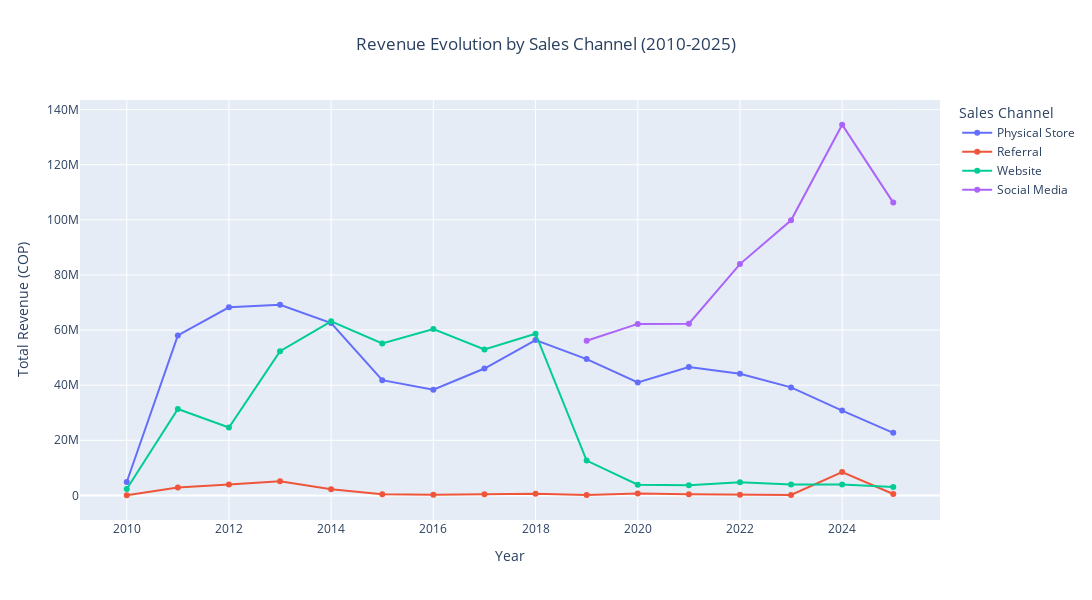

Notebook cell for this chart:
### Markdown cell above
### Channel Sales Interactive Line Chart
This interactive line chart tracks the evolution of revenue sources over the last 15 years.

### Code cell
# Analyzing sales by sales channel
sales_by_channel_year = df.groupby(['Year', 'Sales_Channel'])['Revenue'].sum().reset_index()

fig = px.line(
    sales_by_channel_year, 
    x='Year', 
    y='Revenue', 
    color='Sales_Channel',
    title='Revenue Evolution by Sales Channel (2010-2025)', 
    markers=True,   
    labels={'Revenue': 'Total Revenue (COP)', 'Sales_Channel': 'Sales Channel'},
    width=1200, height=600
)

fig.update_layout(hovermode='x unified',
                  title={'x': 0.5})
fig.show()

### Figure 1 — Plotly figure (JSON) as saved in the notebook; plotly's stock layout.template omitted (floating-point values rounded to 4 significant figures)
{"data": [{"hovertemplate": "Sales Channel=Physical Store<br>Year=%{x}<br>Total Revenue (COP)=%{y}<extra></extra>", "legendgroup": "Physical Store", "line": {"color": "#636efa", "dash": "solid"}, "marker": {"symbol": "circle"}, "mode": "lines+markers", "name": "Physical Store", "orientation": "v", "showlegend": true, "type": "scatter", "x": [2010, 2011, 2012, 2013, 2014, 2015, 2016, 2017, 2018, 2019, 2020, 2021, 2022, 2023, 2024, 2025], "xaxis": "x", "y": [4855300, 58036700, 68275500, 69195000, 62543150, 41811365, 38378440, 46041950, 56383600, 49462950, 40997600, 46586750, 44166800, 39195000, 30791100, 22706000], "yaxis": "y"}, {"hovertemplate": "Sales Channel=Referral<br>Year=%{x}<br>Total Revenue (COP)=%{y}<extra></extra>", "legendgroup": "Referral", "line": {"color": "#EF553B", "dash": "solid"}, "marker": {"symbol": "circle"}, "mode": "lines+markers", "name": "Referral", "orientation": "v", "showlegend": true, "type": "scatter", "x": [2010, 2011, 2012, 2013, 2014, 2015, 2016, 2017, 2018, 2019, 2020, 2021, 2022, 2023, 2024, 2025], "xaxis": "x", "y": [57000, 2855500, 3951600, 5159900, 2216000, 445000, 207500, 397500, 627650, 176050, 648000, 376000, 222500, 172000, 8453400, 503000], "yaxis": "y"}, {"hovertemplate": "Sales Channel=Website<br>Year=%{x}<br>Total Revenue (COP)=%{y}<extra></extra>", "legendgroup": "Website", "line": {"color": "#00cc96", "dash": "solid"}, "marker": {"symbol": "circle"}, "mode": "lines+markers", "name": "Website", "orientation": "v", "showlegend": true, "type": "scatter", "x": [2010, 2011, 2012, 2013, 2014, 2015, 2016, 2017, 2018, 2019, 2020, 2021, 2022, 2023, 2024, 2025], "xaxis": "x", "y": [2302000, 31341400, 24646800, 52329400, 63177500, 55112760, 60382140, 52986850, 58679300, 12644700, 3905300, 3711900, 4770500, 3989000, 3987000, 3042000], "yaxis": "y"}, {"hovertemplate": "Sales Channel=Social Media<br>Year=%{x}<br>Total Revenue (COP)=%{y}<extra></extra>", "legendgroup": "Social Media", "line": {"color": "#ab63fa", "dash": "solid"}, "marker": {"symbol": "circle"}, "mode": "lines+markers", "name": "Social Media", "orientation": "v", "showlegend": true, "type": "scatter", "x": [2019, 2020, 2021, 2022, 2023, 2024, 2025], "xaxis": "x", "y": [56117600, 62239700, 62332000, 83942000, 99836600, 134508925, 106264100], "yaxis": "y"}], "layout": {"height": 600, "hovermode": "x unified", "legend": {"title": {"text": "Sales Channel"}, "tracegroupgap": 0}, "title": {"text": "Revenue Evolution by Sales Channel (2010-2025)", "x": 0.5}, "width": 1200, "xaxis": {"anchor": "y", "domain": [0, 1], "title": {"text": "Year"}}, "yaxis": {"anchor": "x", "domain": [0, 1], "title": {"text": "Total Revenue (COP)"}}}}
